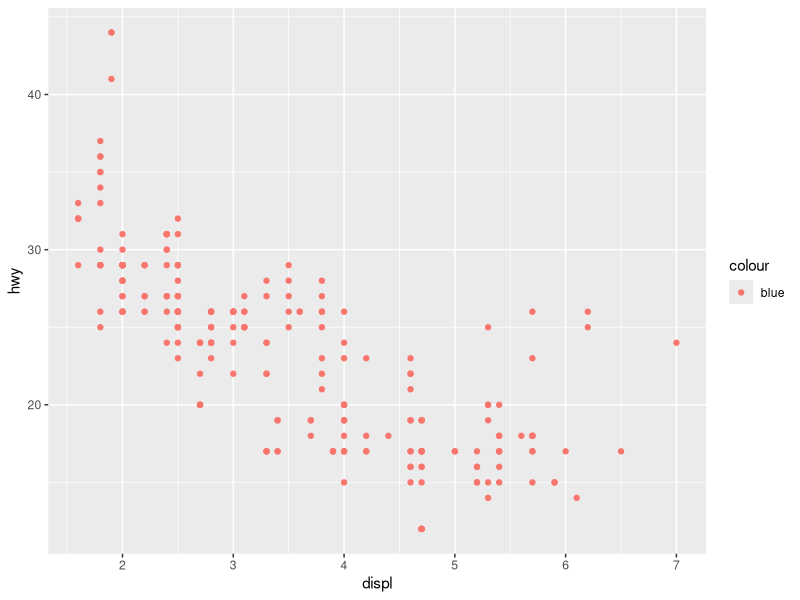
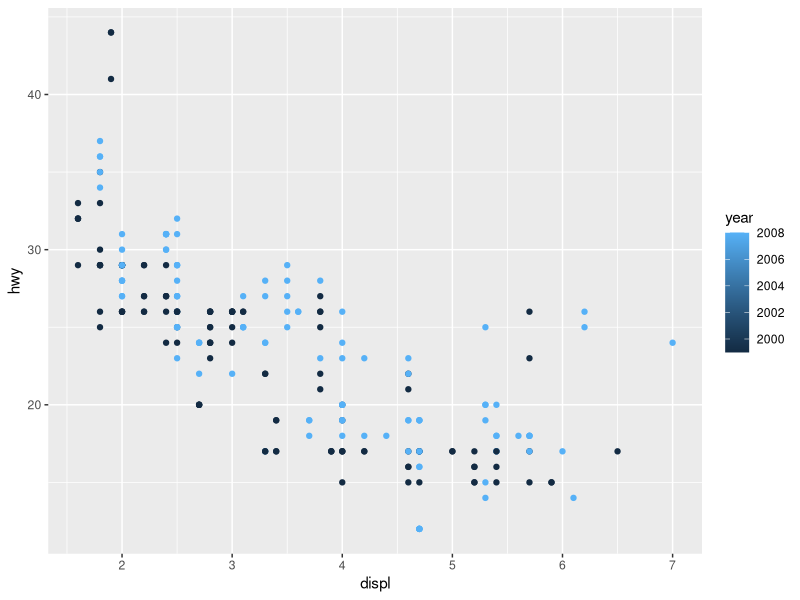
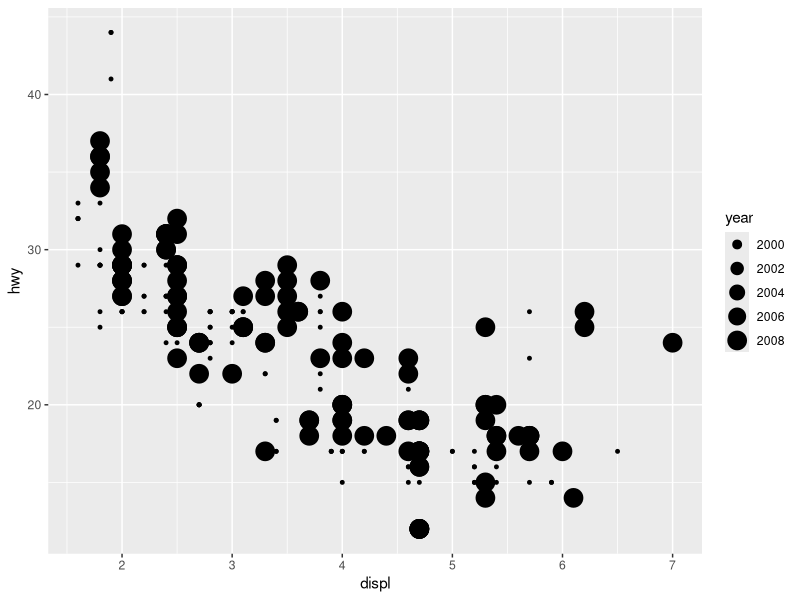

Write the R code that produced these figures, in order. (Note: this script raises an error after producing the figures.)
library(tidyverse)

# Assing mpg data to our data variable
fuel_economy_data <- mpg

# 1. What’s gone wrong with this code? Why are the points not blue?
ggplot(data = fuel_economy_data) +
  geom_point(mapping = aes(x = displ, y = hwy, color = "blue"))

## Its trying to set the color aesthetic manually, hence it should go outside of the aes function,
## color being aesthetic should map to a variable


# 2. Which variables in mpg are categorical? Which variables are continuous?
?mpg

## Categorical -> manufacturer, model, cyl, trans, drv, fl, class
## Continous   -> displ, year, cty, hwy,


# 3. Map a continuous variable to color, size, and shape.
#    How do these aesthetics behave differently for categorical vs. continuous variables?
ggplot(data = fuel_economy_data) +
  geom_point(mapping = aes(x = displ, y = hwy, color=year))

ggplot(data = fuel_economy_data) +
  geom_point(mapping = aes(x = displ, y = hwy, size=year))

ggplot(data = fuel_economy_data) +
  geom_point(mapping = aes(x = displ, y = hwy, shape=year))

ggplot(data = fuel_economy_data) +
  geom_point(mapping = aes(x = displ, y = hwy, color=class))

## For categorical data, visualized output is split into various categories belonging to the variable
## Continous data, visualized output is on a single color spectrum with varying gradient, failed for the
## shape aesthetic with error "A continuous variable can not be mapped to shape"


# 4. What happens if you map the same variable to multiple aesthetics?
ggplot(data = fuel_economy_data) +
  geom_point(mapping = aes(x=displ, y=hwy, color=year, size=year))

## All aesthetics are implemented but with different output patterns


# 5. What does the stroke aesthetic do?
ggplot(data = fuel_economy_data) +
  geom_point(mapping = aes(x = displ, y = hwy))
## It adjusts the width of shape of the point on the plot


# 6. What happens if you map an aesthetic to something other than a variable name, like aes(colour = displ < 5)?
ggplot(data = fuel_economy_data) +
  geom_point(mapping = aes(x = displ, y = hwy, color = displ < 5))
## It split the aesthetic category into two parts mapping to (True or False), the plot then shows
## the points on map using the split mapping (<5 to True) (>5 to false) with different colors for the 
## two.


